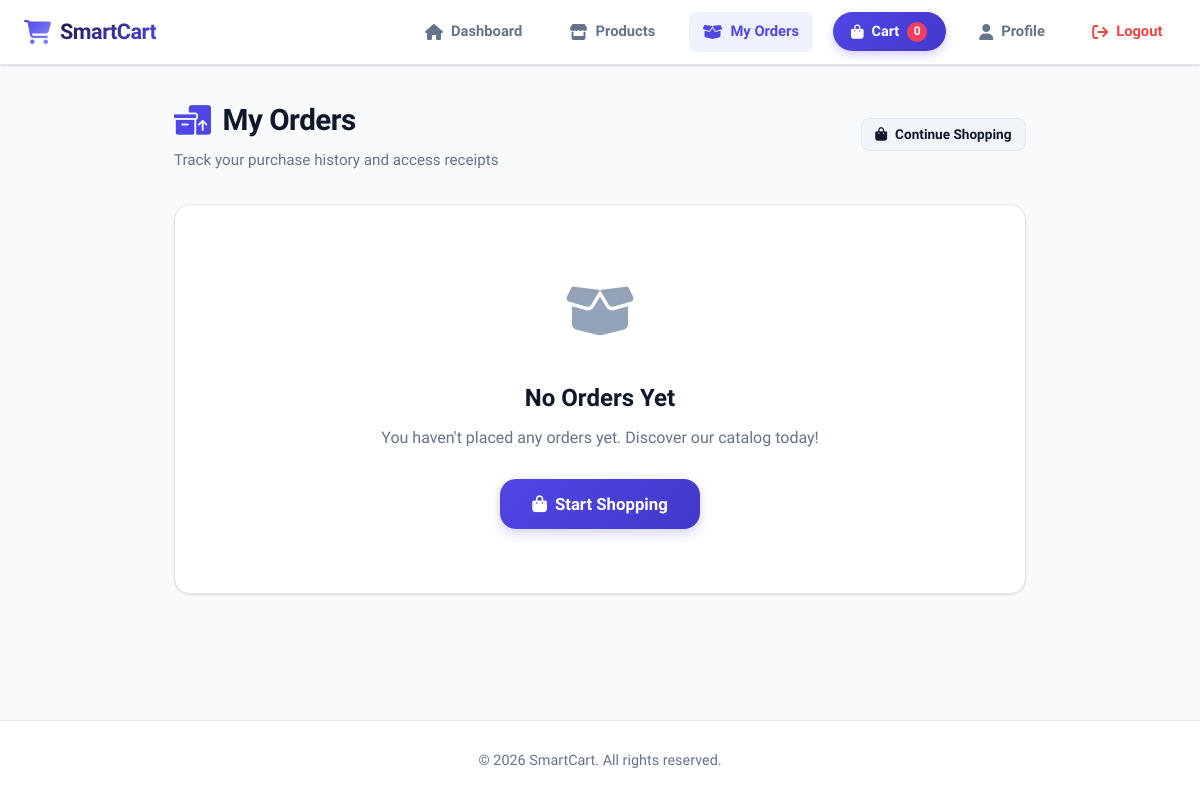
The app's page /user/my-orders (signed in), older data.
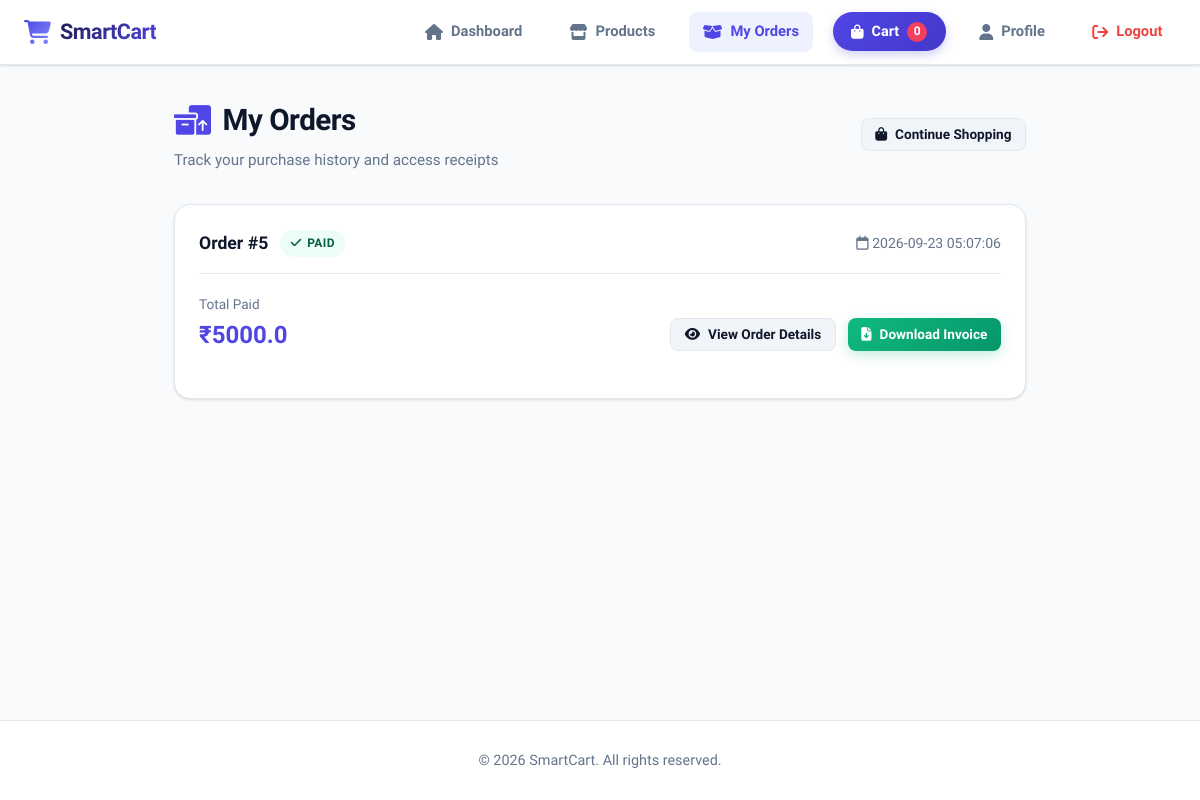
The same page, newer data.
### tables this page shows
CREATE TABLE orders (
    order_id INTEGER PRIMARY KEY AUTOINCREMENT,
    user_id INTEGER NOT NULL,
    address_id INTEGER,
    razorpay_order_id TEXT,
    razorpay_payment_id TEXT,
    amount REAL NOT NULL,
    payment_status TEXT NOT NULL,
    created_at TIMESTAMP DEFAULT CURRENT_TIMESTAMP
);

### app.py (the view)
@app.route('/user/my-orders')
def my_orders():
    if 'user_id' not in session:
        flash(
            "Please login!",
            "danger"
        )
        return redirect('/user-login')
    conn = get_db_connection()
    cursor = conn.cursor(
        dictionary=True
    )
    cursor.execute("""
        SELECT *
        FROM orders

        WHERE user_id=?

        ORDER BY created_at DESC
    """, (
        session['user_id'],
    ))
    orders = cursor.fetchall()
    cursor.close()
    conn.close()
    return render_template(
        "user/my_orders.html",
        orders=orders
    )

### app.py (called while the page is built)
def dict_factory(cursor, row):
    d = {}
    for idx, col in enumerate(cursor.description):
        d[col[0]] = row[idx]
    return d

def get_db_connection():
    default_db_path = os.path.join(os.path.dirname(os.path.abspath(__file__)), "smartcart.db")
    db_path = os.environ.get('DB_PATH', getattr(config, 'DB_PATH', default_db_path))
    conn = sqlite3.connect(db_path, timeout=30.0, check_same_thread=False)
    conn.row_factory = dict_factory
    return SQLiteConnectionWrapper(conn)

    def cursor(self, *args, **kwargs):
        return self._conn.cursor()

    def close(self):
        return self._conn.close()

### templates/user/my_orders.html (shortened to what the changed rows need)
<!DOCTYPE html>
<html lang="en">
<head>
    <link rel="stylesheet" href="https://cdnjs.cloudflare.com/ajax/libs/font-awesome/6.5.1/css/all.min.css">
    <link rel="stylesheet" href="/static/css/style.css">
</head>
<body>
    <main class="page-wrapper page-wrapper-medium">
        <div class="page-header">
            <div>
                <h1 class="page-title">
                    <i class="fa-solid fa-boxes-packing" style="color: var(--primary);"></i> My Orders
                </h1>
            </div>
        </div>
        {% if orders|length == 0 %}
            <div class="card" style="text-align: center; padding: 4rem 2rem;">
                <div style="font-size: 3.5rem; color: var(--text-light); margin-bottom: 1.25rem;">
                    <i class="fa-solid fa-box-open"></i>
                </div>
                <h2 style="font-weight: 800; margin-bottom: 0.5rem;">No Orders Yet</h2>
                <p style="color: var(--text-muted); margin-bottom: 1.75rem;">You haven't placed any orders yet. Discover our catalog today!</p>
                <a href="/user/products" class="btn btn-primary btn-lg">
                    <i class="fa-solid fa-bag-shopping"></i> Start Shopping
                </a>
            </div>
        {% else %}
            <div class="order-list">
                {% for order in orders %}
                <div class="order-card-modern">
                    <div class="order-card-top">
                        <div style="display: flex; align-items: center; gap: 0.75rem;">
                            <span class="order-card-id">Order #{{ order.order_id }}</span>
                            <span class="badge badge-success">
                                <i class="fa-solid fa-check"></i> {{ order.payment_status }}
                            </span>
                        </div>
                        <div style="font-size: 0.88rem; color: var(--text-muted);">
                            <i class="fa-regular fa-calendar"></i> {{ order.created_at }}
                        </div>
                    </div>
                    <div style="margin: 1.25rem 0; display: flex; align-items: center; justify-content: space-between; flex-wrap: wrap; gap: 1rem;">
                        <div>
                            <span style="font-size: 0.85rem; color: var(--text-muted); display: block;">Total Paid</span>
                            <span style="font-size: 1.5rem; font-weight: 800; color: var(--primary);">₹{{ order.amount }}</span>
                        </div>
                        <div class="order-card-actions">
                            <a href="/user/order-success/{{ order.order_id }}" class="btn btn-secondary btn-sm">
                                <i class="fa-solid fa-eye"></i> View Order Details
                            </a>
                            <a href="/user/download-invoice/{{ order.order_id }}" class="btn btn-success btn-sm">
                                <i class="fa-solid fa-file-arrow-down"></i> Download Invoice
                            </a>
                        </div>
                    </div>
                </div>
                {% endfor %}
            </div>
        {% endif %}
    </main>
</body>
</html>

Row changes from the older to the newer data that the page shows:
added orders: order_id "5", payment_status "PAID", created_at "2026-09-23 05:07:06", amount "5000.0"
Text that changed along with them:
text no longer shown: "No Orders Yet You haven't placed any orders yet. Discover our catalog today! Start Shopping"
